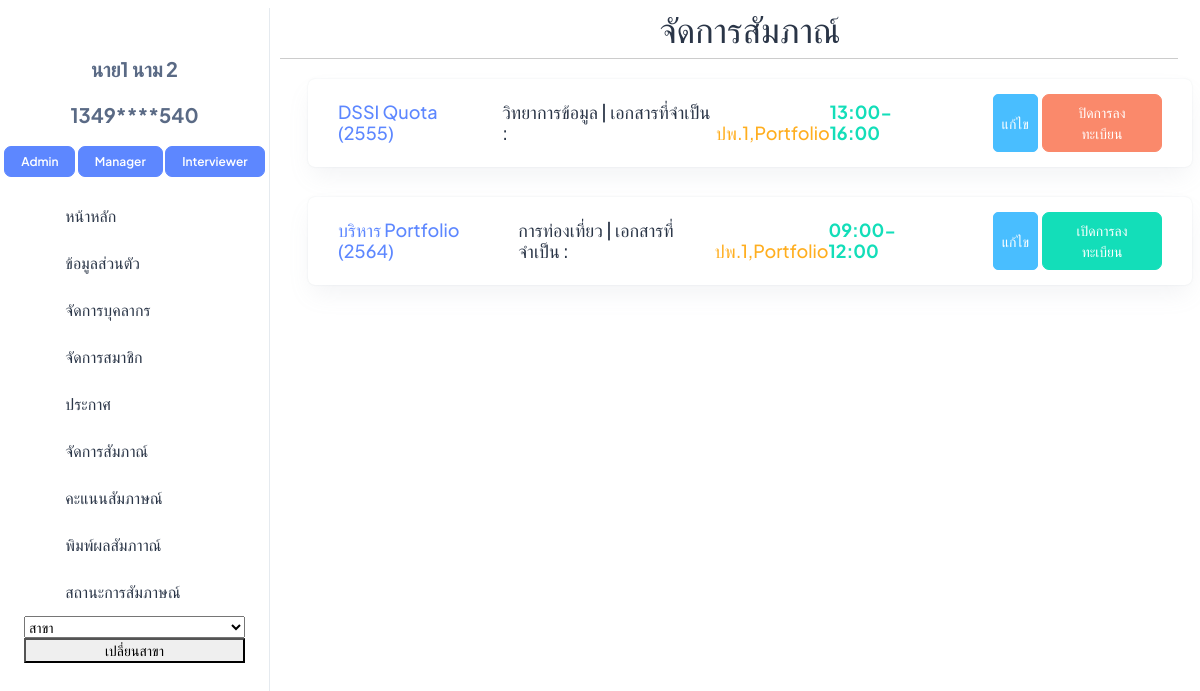
Before: /Manager_interview (signed in) with the older database file.
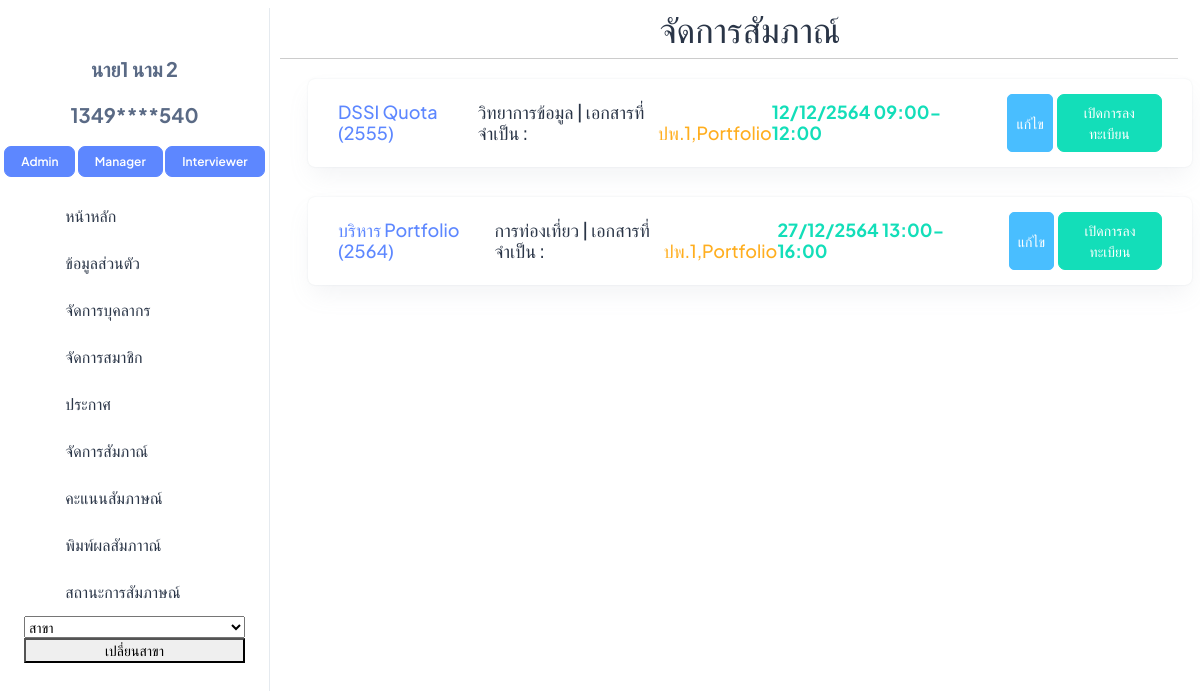
After: the same page with the newer database file.
### interview/models.py (models this page shows)
class Round(models.Model):
    major = models.ForeignKey(Major, on_delete=models.CASCADE)
    academic_year = models.CharField(max_length=20)
    round_name = models.CharField(max_length=20)
    manager = models.ForeignKey(User, on_delete=models.CASCADE)
    users = models.ManyToManyField(User, related_name='rounds_participated')
    documents = models.CharField(max_length=200, null=True,blank=True)
    active = models.BooleanField(default=False,null=True,blank=True)
    interview_time = models.CharField(max_length=50, null=True, blank=True)

class Major(models.Model):
    major = models.CharField(max_length=100)
    faculty = models.ForeignKey(Faculty, on_delete=models.CASCADE)
    default_manager = models.ManyToManyField(User, blank=True,related_name='manager')
    users = models.ManyToManyField(User,blank=True)
    TemporaryUser = models.ManyToManyField(TemporaryUser , blank=True)
    def __str__(self) -> str:
        return f"{self.major}"

### interview/views.py (the view)
# urls.py: path('Manager_interview',Manager_interview, name='Manager_interview'),
@login_required
@user_passes_test(is_Manager)
def Manager_interview(request):
    user_rounds = Round.objects.filter(manager=request.user)
    return render(request,'manager/Manager_interview.html',{'rounds': user_rounds})

### interview/views.py (called while the page is built)
def is_Manager(user):
    if isinstance(user, User):
        return user.roles.filter(name='Manager').exists()
    else:
        return False

### interview/templates/manager/Manager_interview.html (shortened to what this page needs)
{% extends 'manager/base/n_base.html' %}
{% block topic %}
<h1 class="text-3xl text-gray-100 mt-2 text-center">จัดการสัมภาณ์</h1>
{% endblock %}
{% block content %}
<div class="pt-14 px-2">
    {% for round in rounds %}
    <div class="card w-100">
        <div class="card-body mini-card-body d-flex justify-content-between">
            <div class="d-flex">
                <h4 class="fs-5 text-primary mt-auto">{{ round.round_name }} ({{ round.academic_year }})</h4>
                <h4 class="fs-5 text-dark ms-2 mt-auto">{{ round.major }} | เอกสารที่จำเป็น :</h4>
                <h4 class="fs-5 text-warning mt-auto"> {{ round.documents }}</h4>
            </div>
            <div class="d-flex">
                <h4 class="fs-5 fw-bolder text-success mt-auto me-5">{{ round.interview_time }}</h4>
                <button class="btn btn-secondary btn-sm fs-3 mx-1">แก้ไข</button>
            <form method="post" action="{% url 'toggle_round_active' round.id %}">
                <button class="btn fs-3 {% if round.active %}btn-danger{% else %}btn-success{% endif %}" type="submit">{{ round.active|yesno:"ปิดการลงทะเบียน,เปิดการลงทะเบียน" }}</button>
            </form>
            </div>
        </div>
    </div>
    {% endfor %}
</div>
{% endblock %}

Changed rows visible on the page:
changed Round "DSSI Quota": interview_time "13:00-16:00" → "12/12/2564 09:00-12:00"; active "ปิดการลงทะเบียน" → "เปิดการลงทะเบียน"
changed Round "บริหาร Portfolio": interview_time "09:00-12:00" → "27/12/2564 13:00-16:00"
